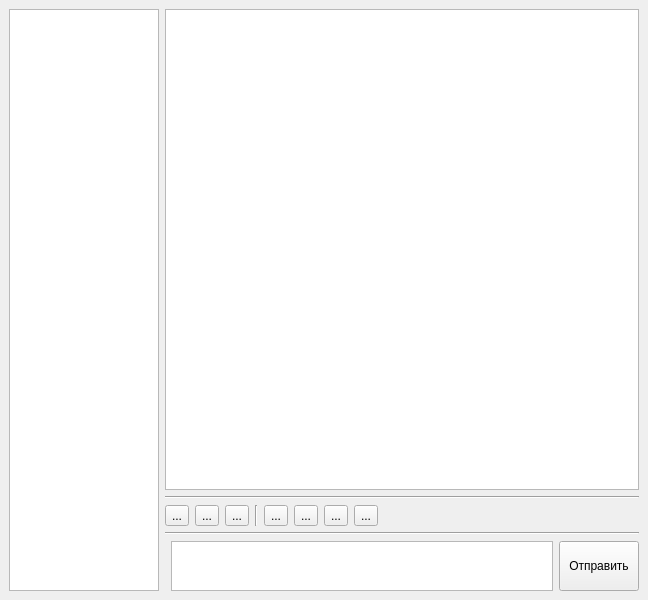
<?xml version="1.0" encoding="UTF-8"?>
<ui version="4.0">
    <class>client_window</class>
    <widget class="QMainWindow" name="client_window">
        <property name="geometry">
            <rect>
                <x>0</x>
                <y>0</y>
                <width>648</width>
                <height>600</height>
            </rect>
        </property>
        <property name="windowTitle">
            <string>Messanger Client</string>
        </property>
        <widget class="QWidget" name="messanger_window">
            <property name="minimumSize">
                <size>
                    <width>648</width>
                    <height>600</height>
                </size>
            </property>
            <layout class="QHBoxLayout" name="horizontalLayout_3">
                <item>
                    <layout class="QHBoxLayout" name="horizontalLayout_2">
                        <item>
                            <widget class="QListWidget" name="dialogs_list">
                                <property name="sizePolicy">
                                    <sizepolicy hsizetype="Fixed" vsizetype="Expanding">
                                        <horstretch>0</horstretch>
                                        <verstretch>0</verstretch>
                                    </sizepolicy>
                                </property>
                                <property name="maximumSize">
                                    <size>
                                        <width>150</width>
                                        <height>16777215</height>
                                    </size>
                                </property>
                                <property name="lineWidth">
                                    <number>1</number>
                                </property>
                            </widget>
                        </item>
                        <item>
                            <layout class="QVBoxLayout" name="verticalLayout">
                                <item>
                                    <widget class="QListWidget" name="messanges_list">
                                        <property name="lineWidth">
                                            <number>2</number>
                                        </property>
                                    </widget>
                                </item>
                                <item>
                                    <widget class="Line" name="line_4">
                                        <property name="orientation">
                                            <enum>Qt::Horizontal</enum>
                                        </property>
                                    </widget>
                                </item>
                                <item>
                                    <layout class="QHBoxLayout" name="horizontalLayout_4">
                                        <item>
                                            <widget class="QToolButton" name="tb_b">
                                                <property name="text">
                                                    <string>...</string>
                                                </property>
                                            </widget>
                                        </item>
                                        <item>
                                            <widget class="QToolButton" name="tb_i">
                                                <property name="text">
                                                    <string>...</string>
                                                </property>
                                            </widget>
                                        </item>
                                        <item>
                                            <widget class="QToolButton" name="tb_u">
                                                <property name="text">
                                                    <string>...</string>
                                                </property>
                                            </widget>
                                        </item>
                                        <item>
                                            <widget class="Line" name="line_2">
                                                <property name="orientation">
                                                    <enum>Qt::Vertical</enum>
                                                </property>
                                            </widget>
                                        </item>
                                        <item>
                                            <widget class="QToolButton" name="tb_smile_1">
                                                <property name="text">
                                                    <string>...</string>
                                                </property>
                                            </widget>
                                        </item>
                                        <item>
                                            <widget class="QToolButton" name="tb_smile_2">
                                                <property name="text">
                                                    <string>...</string>
                                                </property>
                                            </widget>
                                        </item>
                                        <item>
                                            <widget class="QToolButton" name="tb_smile_3">
                                                <property name="text">
                                                    <string>...</string>
                                                </property>
                                            </widget>
                                        </item>
                                        <item>
                                            <widget class="QToolButton" name="tb_smile_4">
                                                <property name="text">
                                                    <string>...</string>
                                                </property>
                                            </widget>
                                        </item>
                                        <item>
                                            <spacer name="horizontalSpacer">
                                                <property name="orientation">
                                                    <enum>Qt::Horizontal</enum>
                                                </property>
                                                <property name="sizeHint" stdset="0">
                                                    <size>
                                                        <width>40</width>
                                                        <height>20</height>
                                                    </size>
                                                </property>
                                            </spacer>
                                        </item>
                                    </layout>
                                </item>
                                <item>
                                    <widget class="Line" name="line_3">
                                        <property name="orientation">
                                            <enum>Qt::Horizontal</enum>
                                        </property>
                                    </widget>
                                </item>
                                <item>
                                    <layout class="QHBoxLayout" name="horizontalLayout">
                                        <property name="spacing">
                                            <number>6</number>
                                        </property>
                                        <item>
                                            <widget class="Line" name="line">
                                                <property name="orientation">
                                                    <enum>Qt::Horizontal</enum>
                                                </property>
                                            </widget>
                                        </item>
                                        <item>
                                            <widget class="QTextEdit" name="messanger_edit">
                                                <property name="maximumSize">
                                                    <size>
                                                        <width>16777215</width>
                                                        <height>50</height>
                                                    </size>
                                                </property>
                                            </widget>
                                        </item>
                                        <item>
                                            <widget class="QPushButton" name="send_button">
                                                <property name="minimumSize">
                                                    <size>
                                                        <width>50</width>
                                                        <height>0</height>
                                                    </size>
                                                </property>
                                                <property name="maximumSize">
                                                    <size>
                                                        <width>16777215</width>
                                                        <height>50</height>
                                                    </size>
                                                </property>
                                                <property name="text">
                                                    <string>Отправить</string>
                                                </property>
                                                <property name="icon">
                                                    <iconset>
                                                        <normaloff>../imgs/send.png</normaloff>../imgs/send.png</iconset>
                                                </property>
                                            </widget>
                                        </item>
                                    </layout>
                                </item>
                            </layout>
                        </item>
                    </layout>
                </item>
            </layout>
        </widget>
        <action name="actionsend">
            <property name="icon">
                <iconset>
                    <normaloff>../imgs/send.png</normaloff>../imgs/send.png</iconset>
            </property>
            <property name="text">
                <string>send</string>
            </property>
        </action>
    </widget>
    <resources/>
    <connections/>
</ui>
